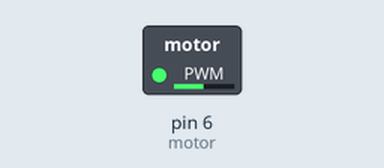
The sketch below on a simulated Arduino Uno, built with avr-gcc and run on an emulated ATmega328P. On the bench: switched loads named in the sketch (green lamp = pin HIGH).

Above: at 0.1 s.
Timing chart, 0 to 1.6 s (numbered marks = the images above):
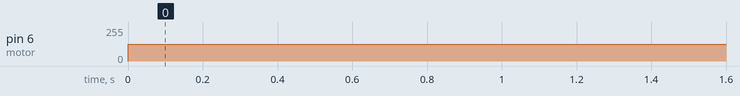

Measured:
- by itself, pin 6 (motor): 0/255 → 125/255 at 0.00 s

The sketch:

sketch_mar21a.ino
```cpp
int motor = 6 ;
void setup() {
}

void loop() {
  analogWrite(motor,125);
}
```
